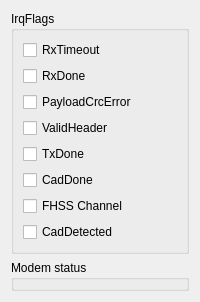
        <widget class="QWidget" name="LoRaIrqPage">
         <property name="sizePolicy">
          <sizepolicy hsizetype="Minimum" vsizetype="Preferred">
           <horstretch>0</horstretch>
           <verstretch>0</verstretch>
          </sizepolicy>
         </property>
         <layout class="QVBoxLayout" name="verticalLayout_6">
          <item>
           <widget class="QGroupBox" name="groupBox_5">
            <property name="sizePolicy">
             <sizepolicy hsizetype="Minimum" vsizetype="Preferred">
              <horstretch>0</horstretch>
              <verstretch>0</verstretch>
             </sizepolicy>
            </property>
            <property name="title">
             <string>IrqFlags</string>
            </property>
            <layout class="QVBoxLayout" name="verticalLayout_5">
             <item>
              <widget class="QCheckBox" name="checkBoxRxTimeout">
               <property name="sizePolicy">
                <sizepolicy hsizetype="Minimum" vsizetype="Minimum">
                 <horstretch>0</horstretch>
                 <verstretch>0</verstretch>
                </sizepolicy>
               </property>
               <property name="text">
                <string>RxTimeout</string>
               </property>
               <property name="checkable">
                <bool>true</bool>
               </property>
              </widget>
             </item>
             <item>
              <widget class="QCheckBox" name="checkBoxRxDone">
               <property name="sizePolicy">
                <sizepolicy hsizetype="Minimum" vsizetype="Minimum">
                 <horstretch>0</horstretch>
                 <verstretch>0</verstretch>
                </sizepolicy>
               </property>
               <property name="text">
                <string>RxDone</string>
               </property>
               <property name="checkable">
                <bool>true</bool>
               </property>
              </widget>
             </item>
             <item>
              <widget class="QCheckBox" name="checkBoxPayloadCrcError">
               <property name="text">
                <string>PayloadCrcError</string>
               </property>
               <property name="checkable">
                <bool>true</bool>
               </property>
              </widget>
             </item>
             <item>
              <widget class="QCheckBox" name="checkBoxValidHeader">
               <property name="text">
                <string>ValidHeader</string>
               </property>
               <property name="checkable">
                <bool>true</bool>
               </property>
              </widget>
             </item>
             <item>
              <widget class="QCheckBox" name="checkBoxTxDone">
               <property name="text">
                <string>TxDone</string>
               </property>
              </widget>
             </item>
             <item>
              <widget class="QCheckBox" name="checkBoxCadDone">
               <property name="text">
                <string>CadDone</string>
               </property>
              </widget>
             </item>
             <item>
              <widget class="QCheckBox" name="checkBoxFHSS">
               <property name="text">
                <string>FHSS Channel</string>
               </property>
              </widget>
             </item>
             <item>
              <widget class="QCheckBox" name="checkBoxCadDetected">
               <property name="text">
                <string>CadDetected</string>
               </property>
              </widget>
             </item>
            </layout>
           </widget>
          </item>
          <item>
           <widget class="QGroupBox" name="groupBox_4">
            <property name="sizePolicy">
             <sizepolicy hsizetype="Minimum" vsizetype="MinimumExpanding">
              <horstretch>0</horstretch>
              <verstretch>0</verstretch>
             </sizepolicy>
            </property>
            <property name="title">
             <string>Modem status</string>
            </property>
           </widget>
          </item>
         </layout>
        </widget>
